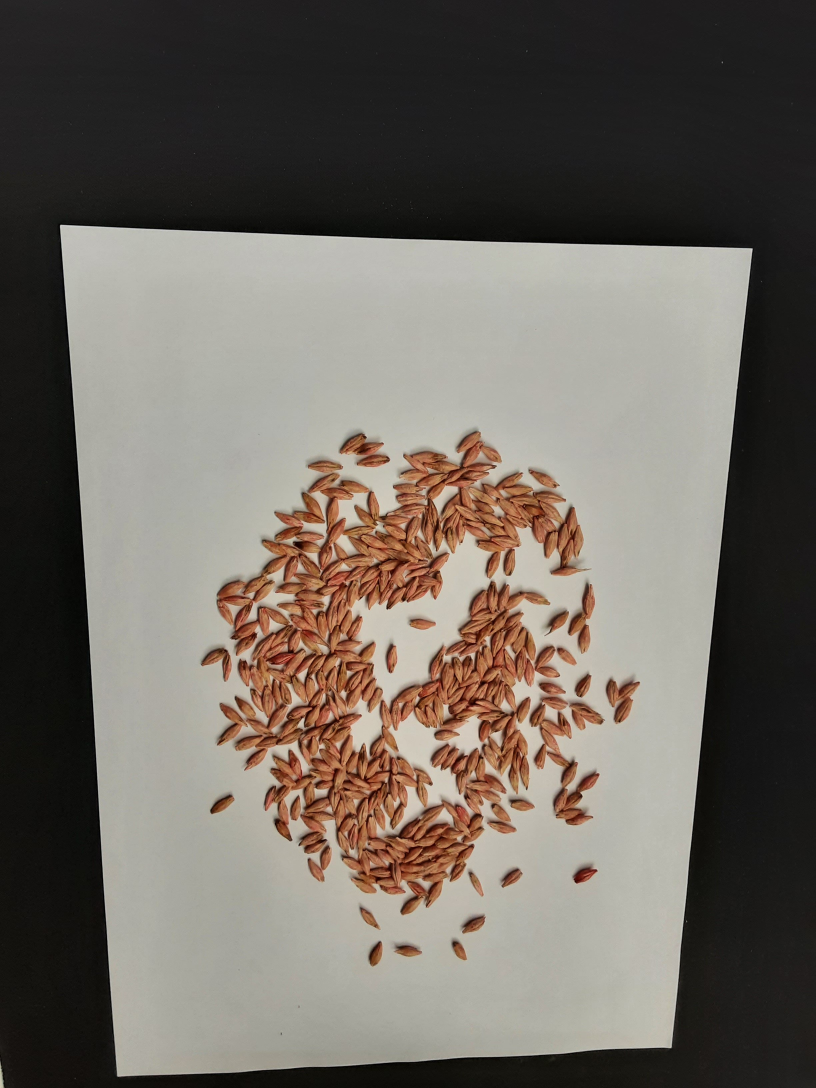
#> input picture app/mock/foto.jpg, 2448 x 3264 px (shown at 1/3 size)
$ python pipeline.py ../../app/mock/foto.jpg
#> lines starting #> are read from the running program, lines starting #| are printed output that depends on the picture; after the words box and inside, x2 and y2 are one past the last pixel; in counts of white or black regions, pixels touching at a corner belong together
### src/tausendkorn/eval.py
"""Evaluate a kernel counter on a corn1000 split.

A counter is any callable ``count(image: PIL.Image.Image) -> int | dict`` given as
``module:function``. A dict must contain ``count`` and may contain ``points``
(list of ``[x, y]`` in upright image pixels) for overlays.

    uv run python -m tausendkorn.eval my_counter:count --split test --name gemini-tiles
"""

from __future__ import annotations

import argparse
import csv
import importlib
import json
import statistics
import time
from collections import defaultdict
from pathlib import Path

from PIL import Image, ImageOps

DATA = Path(__file__).resolve().parents[2] / "data" / "corn1000" / "data"
RUNS = Path(__file__).resolve().parents[2] / "runs"


# [8 lines left out: function load_split, not called in this run]


def load_image(path: Path) -> Image.Image:
    # Phones store most photos sideways; labels refer to the upright image.
    return ImageOps.exif_transpose(Image.open(path)).convert("RGB")
#> returned value is the input picture: PIL image 2448x3264 RGB; mean R, G, B 110.7, 103.9, 96


def resolve(spec: str):
    module, _, func = spec.partition(":")
    return getattr(importlib.import_module(module), func or "count")


# [65 lines left out: functions main, report, not called in this run]


# [2 lines that do not run on import are left out]

### src/tausendkorn/adaptive.py
"""Density-adaptive tiling: split the kernel area until each tile holds few kernels.

The colour mask is only a tiling aid: it decides where to cut and how small, never
what the count is. Leaves of a quadtree over the kernel bounding box partition it,
so every kernel centre has exactly one owning core. Each crop adds a halo of about
one kernel length so kernels cut by a core edge are fully visible.
"""

from __future__ import annotations

import cv2
import numpy as np
from PIL import ImageDraw

WORK = 1200  # long side of the analysis image


def kernel_mask(image) -> tuple[np.ndarray, float]:
    """Binary kernel mask at analysis scale and the scale factor to full resolution."""
    scale = max(image.size) / WORK
    small = np.asarray(image.resize((round(image.size[0] / scale), round(image.size[1] / scale))))
    lab = cv2.cvtColor(small, cv2.COLOR_RGB2LAB).astype(np.float32)
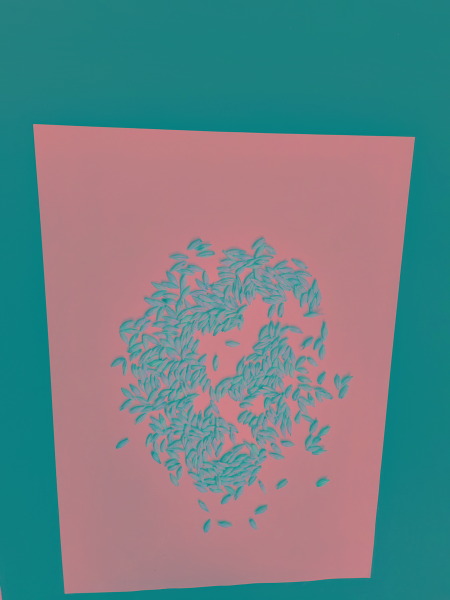
#> lab: shape (1200, 900, 3) float32 (shown at 1/2 size); mean R, G, B 108.3, 130.1, 133.2
    L = lab[..., 0]
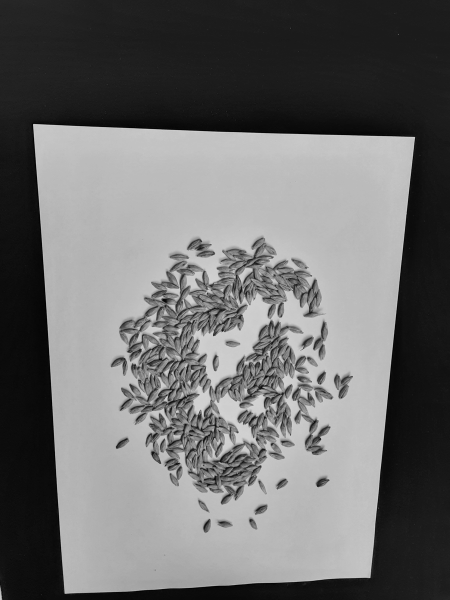
#> L: shape (1200, 900) float32 (shown at 1/2 size); min 0, max 220, mean 108.3
    # Paper: the largest bright region, filled so kernels on it are inside.
    bright = (L > np.percentile(L, 60)).astype(np.uint8)
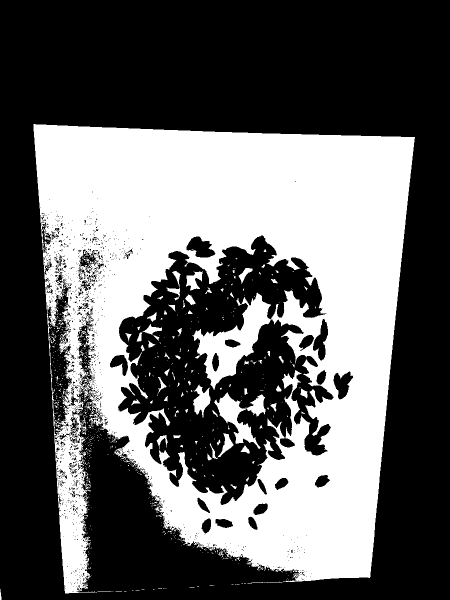
#> bright: shape (1200, 900) (shown at 1/2 size); values 0 (black) and 1 (white), 38.8% white; 792 white regions (716 under 20 px), largest, box (x1, y1, x2, y2) and area: (67, 248, 830, 1187) 405233, (428, 785, 532, 898) 4089, (386, 769, 421, 835) 1231
    n, labels, stats, _ = cv2.connectedComponentsWithStats(bright, connectivity=8)
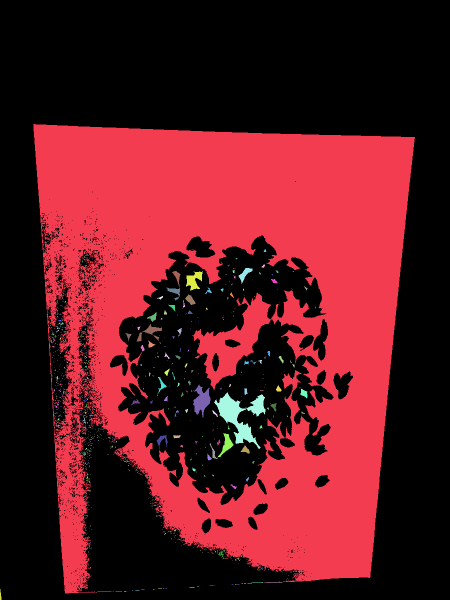
#> labels: shape (1200, 900) int32 (shown at 1/2 size); 793 distinct labels, from 0 to 792; one colour per label, 0 black
#> n = 793; stats = 793 rows, first 6: [0, 0, 900, 1200, 661052], [67, 248, 763, 939, 405233], [111, 457, 1, 1, 1], [87, 481, 1, 1, 1], [97, 481, 2, 2, 2], [93, 483, 2, 3, 3]
    if n < 2 or stats[1:, cv2.CC_STAT_AREA].max() < 0.05 * bright.size:
        raise ValueError("no white sheet found in the photo")
    paper = (labels == 1 + int(np.argmax(stats[1:, cv2.CC_STAT_AREA]))).astype(np.uint8)
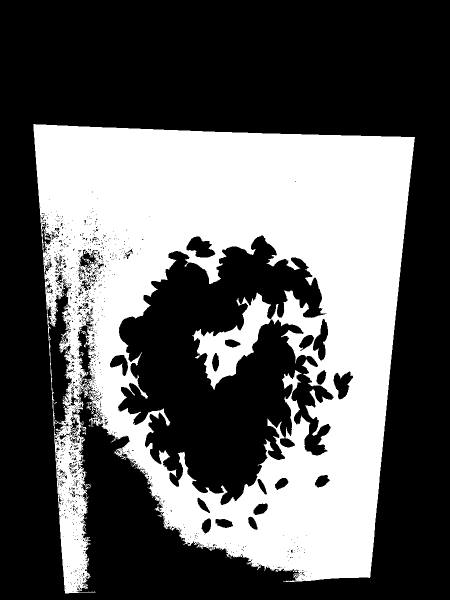
#> paper: shape (1200, 900) (shown at 1/2 size); values 0 (black) and 1 (white), 37.5% white; 1 white region, box (x1, y1, x2, y2) and area: (67, 248, 830, 1187) 405233
    hull = cv2.convexHull(cv2.findNonZero(paper))
#> hull = contour of 19 points, box (x1, y1, x2, y2) (67, 248, 830, 1187), area 625518
    inside = np.zeros_like(paper)
    cv2.fillConvexPoly(inside, hull, 1)
#> inside: shape (1200, 900); values 0 (black) and 1 (white), 58.1% white; 1 black region, box (x1, y1, x2, y2) and area: (0, 0, 900, 1200) 452876
    inside = cv2.erode(inside, np.ones((5, 5), np.uint8))
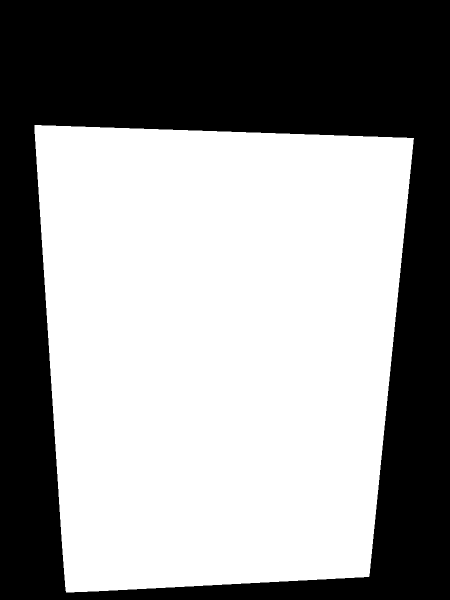
#> inside: shape (1200, 900) (shown at 1/2 size); values 0 (black) and 1 (white), 57.4% white; 1 black region, box (x1, y1, x2, y2) and area: (0, 0, 900, 1200) 459668
    # Kernels are darker than the paper around them: black-hat (closing minus image) is
    # independent of slow lighting gradients across the sheet.
    L8 = L.astype(np.uint8)
    blackhat = cv2.morphologyEx(L8, cv2.MORPH_BLACKHAT,
                                cv2.getStructuringElement(cv2.MORPH_ELLIPSE, (61, 61)))
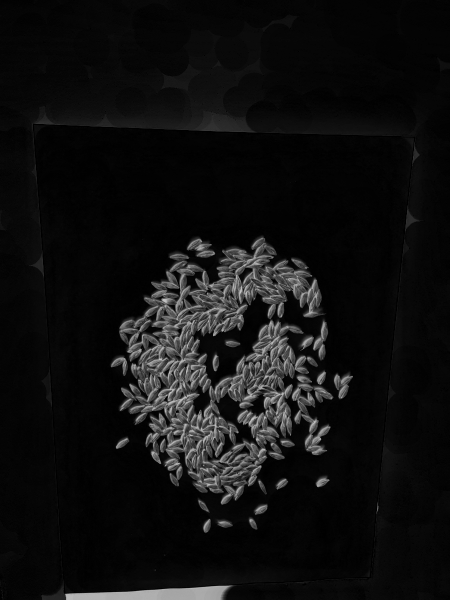
#> blackhat: shape (1200, 900) (shown at 1/2 size); min 0, max 208, mean 16
    vals = blackhat[inside > 0]
    thr, _ = cv2.threshold(vals.reshape(-1, 1), 0, 255, cv2.THRESH_BINARY + cv2.THRESH_OTSU)
#> thr = 51
    # Not clipped to the paper: the paper outline is fragile and losing a kernel is worse
    # than sending an extra tile of background. L>35 drops the marker and black cloth.
    mask = ((blackhat > max(thr, 12)) & (L > 35)).astype(np.uint8)
#> mask: shape (1200, 900); values 0 (black) and 1 (white), 9.3% white; 93 white regions (62 under 20 px), largest, box (x1, y1, x2, y2) and area: (239, 475, 649, 1009) 86751, (584, 750, 661, 910) 3994, (374, 477, 430, 515) 1095
#> (the rest of the program and of its run is left out)
